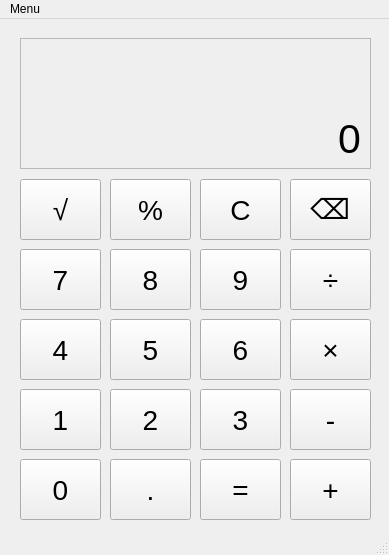
<?xml version="1.0" encoding="UTF-8"?>
<ui version="4.0">
 <class>MainWindow</class>
 <widget class="QMainWindow" name="MainWindow">
  <property name="geometry">
   <rect>
    <x>0</x>
    <y>0</y>
    <width>389</width>
    <height>555</height>
   </rect>
  </property>
  <property name="minimumSize">
   <size>
    <width>389</width>
    <height>555</height>
   </size>
  </property>
  <property name="maximumSize">
   <size>
    <width>389</width>
    <height>555</height>
   </size>
  </property>
  <property name="windowTitle">
   <string>Simple Calculator</string>
  </property>
  <widget class="QWidget" name="centralwidget">
   <widget class="QPushButton" name="pushButton_Mns">
    <property name="geometry">
     <rect>
      <x>290</x>
      <y>370</y>
      <width>81</width>
      <height>61</height>
     </rect>
    </property>
    <property name="font">
     <font>
      <pointsize>21</pointsize>
     </font>
    </property>
    <property name="text">
     <string>-</string>
    </property>
   </widget>
   <widget class="QPushButton" name="pushButton_Pcnt">
    <property name="geometry">
     <rect>
      <x>110</x>
      <y>160</y>
      <width>81</width>
      <height>61</height>
     </rect>
    </property>
    <property name="font">
     <font>
      <pointsize>21</pointsize>
     </font>
    </property>
    <property name="text">
     <string>%</string>
    </property>
   </widget>
   <widget class="QPushButton" name="pushButton_Mul">
    <property name="geometry">
     <rect>
      <x>290</x>
      <y>300</y>
      <width>81</width>
      <height>61</height>
     </rect>
    </property>
    <property name="font">
     <font>
      <pointsize>21</pointsize>
     </font>
    </property>
    <property name="text">
     <string>×</string>
    </property>
   </widget>
   <widget class="QPushButton" name="pushButton_Div">
    <property name="geometry">
     <rect>
      <x>290</x>
      <y>230</y>
      <width>81</width>
      <height>61</height>
     </rect>
    </property>
    <property name="font">
     <font>
      <pointsize>21</pointsize>
     </font>
    </property>
    <property name="text">
     <string>÷</string>
    </property>
   </widget>
   <widget class="QPushButton" name="pushButton_Eq">
    <property name="geometry">
     <rect>
      <x>200</x>
      <y>440</y>
      <width>81</width>
      <height>61</height>
     </rect>
    </property>
    <property name="font">
     <font>
      <pointsize>21</pointsize>
     </font>
    </property>
    <property name="text">
     <string>=</string>
    </property>
   </widget>
   <widget class="QPushButton" name="pushButton_3">
    <property name="geometry">
     <rect>
      <x>200</x>
      <y>370</y>
      <width>81</width>
      <height>61</height>
     </rect>
    </property>
    <property name="font">
     <font>
      <pointsize>21</pointsize>
     </font>
    </property>
    <property name="text">
     <string>3</string>
    </property>
   </widget>
   <widget class="QPushButton" name="pushButton_Pnt">
    <property name="geometry">
     <rect>
      <x>110</x>
      <y>440</y>
      <width>81</width>
      <height>61</height>
     </rect>
    </property>
    <property name="font">
     <font>
      <pointsize>21</pointsize>
     </font>
    </property>
    <property name="text">
     <string>.</string>
    </property>
   </widget>
   <widget class="QPushButton" name="pushButton_1">
    <property name="geometry">
     <rect>
      <x>20</x>
      <y>370</y>
      <width>81</width>
      <height>61</height>
     </rect>
    </property>
    <property name="font">
     <font>
      <pointsize>21</pointsize>
     </font>
    </property>
    <property name="text">
     <string>1</string>
    </property>
   </widget>
   <widget class="QPushButton" name="pushButton_Clr">
    <property name="geometry">
     <rect>
      <x>200</x>
      <y>160</y>
      <width>81</width>
      <height>61</height>
     </rect>
    </property>
    <property name="font">
     <font>
      <pointsize>21</pointsize>
     </font>
    </property>
    <property name="text">
     <string>C</string>
    </property>
   </widget>
   <widget class="QPushButton" name="pushButton_2">
    <property name="geometry">
     <rect>
      <x>110</x>
      <y>370</y>
      <width>81</width>
      <height>61</height>
     </rect>
    </property>
    <property name="font">
     <font>
      <pointsize>21</pointsize>
     </font>
    </property>
    <property name="text">
     <string>2</string>
    </property>
   </widget>
   <widget class="QPushButton" name="pushButton_0">
    <property name="geometry">
     <rect>
      <x>20</x>
      <y>440</y>
      <width>81</width>
      <height>61</height>
     </rect>
    </property>
    <property name="font">
     <font>
      <pointsize>21</pointsize>
     </font>
    </property>
    <property name="text">
     <string>0</string>
    </property>
   </widget>
   <widget class="QPushButton" name="pushButton_9">
    <property name="geometry">
     <rect>
      <x>200</x>
      <y>230</y>
      <width>81</width>
      <height>61</height>
     </rect>
    </property>
    <property name="font">
     <font>
      <pointsize>21</pointsize>
     </font>
    </property>
    <property name="text">
     <string>9</string>
    </property>
   </widget>
   <widget class="QPushButton" name="pushButton_Pls">
    <property name="geometry">
     <rect>
      <x>290</x>
      <y>440</y>
      <width>81</width>
      <height>61</height>
     </rect>
    </property>
    <property name="font">
     <font>
      <pointsize>21</pointsize>
     </font>
    </property>
    <property name="text">
     <string>+</string>
    </property>
   </widget>
   <widget class="QPushButton" name="pushButton_6">
    <property name="geometry">
     <rect>
      <x>200</x>
      <y>300</y>
      <width>81</width>
      <height>61</height>
     </rect>
    </property>
    <property name="font">
     <font>
      <pointsize>21</pointsize>
     </font>
    </property>
    <property name="text">
     <string>6</string>
    </property>
   </widget>
   <widget class="QPushButton" name="pushButton_5">
    <property name="geometry">
     <rect>
      <x>110</x>
      <y>300</y>
      <width>81</width>
      <height>61</height>
     </rect>
    </property>
    <property name="font">
     <font>
      <pointsize>21</pointsize>
     </font>
    </property>
    <property name="text">
     <string>5</string>
    </property>
   </widget>
   <widget class="QPushButton" name="pushButton_8">
    <property name="geometry">
     <rect>
      <x>110</x>
      <y>230</y>
      <width>81</width>
      <height>61</height>
     </rect>
    </property>
    <property name="font">
     <font>
      <pointsize>21</pointsize>
     </font>
    </property>
    <property name="text">
     <string>8</string>
    </property>
   </widget>
   <widget class="QPushButton" name="pushButton_7">
    <property name="geometry">
     <rect>
      <x>20</x>
      <y>230</y>
      <width>81</width>
      <height>61</height>
     </rect>
    </property>
    <property name="font">
     <font>
      <pointsize>21</pointsize>
     </font>
    </property>
    <property name="text">
     <string>7</string>
    </property>
   </widget>
   <widget class="QPushButton" name="pushButton_4">
    <property name="geometry">
     <rect>
      <x>20</x>
      <y>300</y>
      <width>81</width>
      <height>61</height>
     </rect>
    </property>
    <property name="font">
     <font>
      <pointsize>21</pointsize>
     </font>
    </property>
    <property name="text">
     <string>4</string>
    </property>
   </widget>
   <widget class="QPushButton" name="pushButton_Sqrt">
    <property name="geometry">
     <rect>
      <x>20</x>
      <y>160</y>
      <width>81</width>
      <height>61</height>
     </rect>
    </property>
    <property name="font">
     <font>
      <pointsize>21</pointsize>
     </font>
    </property>
    <property name="text">
     <string>√</string>
    </property>
   </widget>
   <widget class="QFrame" name="frame">
    <property name="geometry">
     <rect>
      <x>20</x>
      <y>19</y>
      <width>351</width>
      <height>131</height>
     </rect>
    </property>
    <property name="frameShape">
     <enum>QFrame::StyledPanel</enum>
    </property>
    <property name="frameShadow">
     <enum>QFrame::Raised</enum>
    </property>
    <widget class="QLabel" name="label">
     <property name="geometry">
      <rect>
       <x>10</x>
       <y>80</y>
       <width>331</width>
       <height>41</height>
      </rect>
     </property>
     <property name="font">
      <font>
       <pointsize>31</pointsize>
      </font>
     </property>
     <property name="text">
      <string>0</string>
     </property>
     <property name="alignment">
      <set>Qt::AlignRight|Qt::AlignTrailing|Qt::AlignVCenter</set>
     </property>
    </widget>
    <widget class="QLabel" name="label_2">
     <property name="geometry">
      <rect>
       <x>10</x>
       <y>10</y>
       <width>331</width>
       <height>20</height>
      </rect>
     </property>
     <property name="font">
      <font>
       <pointsize>13</pointsize>
      </font>
     </property>
     <property name="text">
      <string/>
     </property>
     <property name="alignment">
      <set>Qt::AlignRight|Qt::AlignTrailing|Qt::AlignVCenter</set>
     </property>
    </widget>
   </widget>
   <widget class="QPushButton" name="pushButton_Bckspc">
    <property name="geometry">
     <rect>
      <x>290</x>
      <y>160</y>
      <width>81</width>
      <height>61</height>
     </rect>
    </property>
    <property name="font">
     <font>
      <pointsize>21</pointsize>
     </font>
    </property>
    <property name="text">
     <string>⌫</string>
    </property>
   </widget>
  </widget>
  <widget class="QMenuBar" name="menubar">
   <property name="geometry">
    <rect>
     <x>0</x>
     <y>0</y>
     <width>389</width>
     <height>22</height>
    </rect>
   </property>
   <widget class="QMenu" name="menuMenu">
    <property name="title">
     <string>Menu</string>
    </property>
    <addaction name="actionAbout"/>
   </widget>
   <addaction name="menuMenu"/>
  </widget>
  <widget class="QStatusBar" name="statusbar"/>
  <action name="actionAbout">
   <property name="icon">
    <iconset theme="help-about">
     <normaloff>.</normaloff>.</iconset>
   </property>
   <property name="text">
    <string>About</string>
   </property>
  </action>
 </widget>
 <resources/>
 <connections/>
</ui>
